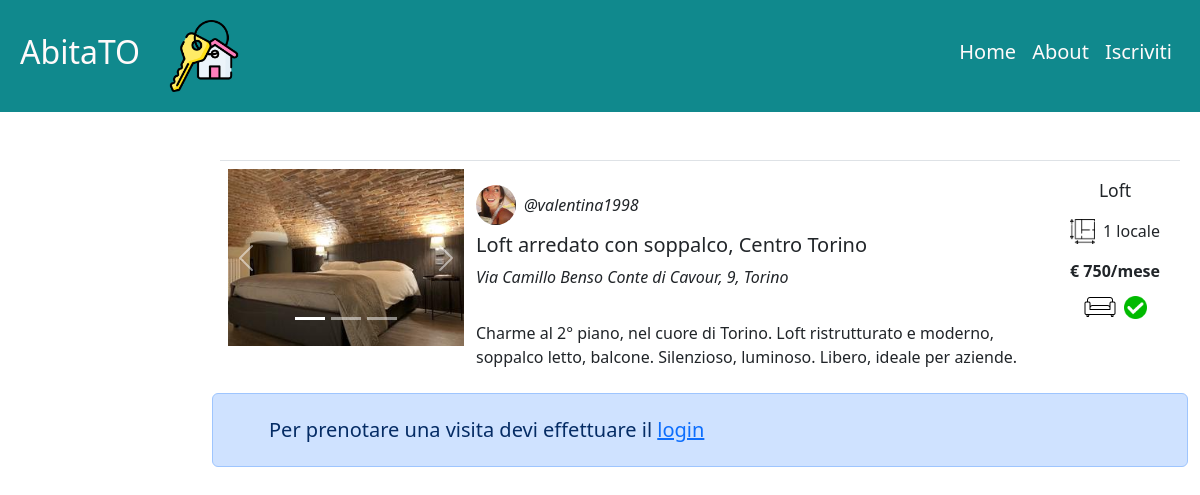
Page /annunci/5 on the committed database.
### tables this page shows
CREATE TABLE "foto" (
	"nome_file"	TEXT NOT NULL,
	"ID_annuncio"	INTEGER NOT NULL,
	PRIMARY KEY("nome_file"),
	FOREIGN KEY("ID_annuncio") REFERENCES "annunci"("ID_annuncio")
);

CREATE TABLE "utenti" (
	"Mail_utente"	TEXT NOT NULL UNIQUE,
	"Username"	TEXT NOT NULL UNIQUE,
	"Password"	TEXT NOT NULL,
	"Tipo"	INTEGER NOT NULL,
	"Img_prof"	TEXT,
	"User_id"	INTEGER NOT NULL,
	PRIMARY KEY("User_id" AUTOINCREMENT)
);

CREATE TABLE "annunci" (
	"ID_annuncio"	INTEGER NOT NULL,
	"Locali"	INTEGER NOT NULL,
	"Disponibile"	INTEGER NOT NULL,
	"Tipo_casa"	TEXT NOT NULL,
	"Titolo"	TEXT NOT NULL,
	"Arredo"	INTEGER NOT NULL,
	"Prezzo"	INTEGER NOT NULL,
	"Descrizione"	TEXT NOT NULL,
	"Indirizzo"	TEXT NOT NULL,
	"id_locatore"	INTEGER NOT NULL,
	PRIMARY KEY("ID_annuncio" AUTOINCREMENT),
	FOREIGN KEY("id_locatore") REFERENCES "utenti"("User_id")
);

### app.py (the view, shortened to what this page needs)
@app.route('/annunci/<int:ID_annuncio>')
def single_post(ID_annuncio):
    post_result = annunci_dao.get_post_by_ID(ID_annuncio)
    post=dict(post_result)
    photos_result=foto_dao.get_photos_by_PostID(ID_annuncio)
    photos_db = []
    for row in photos_result:
        photos_db.append(row['nome_file'])
    post['Photos']=photos_db
    post['ID_annuncio']=ID_annuncio
    today = datetime.now().date()
    start_date = today + timedelta(days=1)
    end_date = today + timedelta(days=7)
    return render_template('post.html', post=post, start_date=start_date, end_date=end_date)

### annunci_dao.py (called while the page is built)
def get_post_by_ID(ID_annuncio): #gets single post by ID
    conn = sqlite3.connect('db/db_affitti.db')
    conn.row_factory = sqlite3.Row
    cursor = conn.cursor()
    sql = 'SELECT * FROM annunci a, utenti u WHERE u.User_id=a.id_locatore AND a.ID_annuncio = ?'
    cursor.execute(sql, (ID_annuncio,))
    posts = cursor.fetchone()
    cursor.close()
    conn.close()
    return posts

### foto_dao.py (called while the page is built)
def get_photos_by_PostID(ID_post): #gets all the photos of a single post
    conn = sqlite3.connect('db/db_affitti.db')
    conn.row_factory = sqlite3.Row
    cursor = conn.cursor()
    sql = 'SELECT nome_file FROM foto WHERE ID_annuncio = ?'
    cursor.execute(sql,(ID_post,))
    photos = cursor.fetchall()
    cursor.close()
    conn.close()
    return photos

### templates/post.html (shortened to what this page needs)
{% extends "base.html" %}
{% block content %}
<div class="container-fluid mt-4">
  <div class="row justify-content-end">
    <main class="col-lg-10 col-md-12">
      <div class="row border-top p-2 mx-2">
        <div class="col-lg-3 col-md-6 col-sm-12 px-0">
              <div id="carouselExampleIndicators" class="carousel slide">
                <div class="carousel-indicators">
                  {%for photo in post.Photos%}
                  {%if loop.index==1%}
                  <button type="button" data-bs-target="#carouselExampleIndicators" data-bs-slide-to="{{loop.index-1}}" class="active" aria-current="true" aria-label="Slide {{loop.index}}"></button>
                  {%else%}
                  <button type="button" data-bs-target="#carouselExampleIndicators" data-bs-slide-to="{{loop.index-1}}" aria-label="Slide {{loop.index}}"></button>
                  {%endif%}
                  {%endfor%}
                </div>
                <div class="carousel-inner">
                  {%for photo in post.Photos%}
                  <div class="carousel-item {%if loop.index==1%} active{%endif%}">
                    <img src="{{ url_for('static', filename= photo ) }}" class="d-block w-100" alt="Questa è un immagine dell'annuncio">
                  </div>
                  {%endfor%}
                </div>
                <button class="carousel-control-prev" type="button" data-bs-target="#carouselExampleIndicators" data-bs-slide="prev">
                  <span class="carousel-control-prev-icon" aria-hidden="true"></span>
                </button>
                <button class="carousel-control-next" type="button" data-bs-target="#carouselExampleIndicators" data-bs-slide="next">
                  <span class="carousel-control-next-icon" aria-hidden="true"></span>
                </button>
              </div>
          </div>
        <div class="col-lg-9 col-md-6 col-sm-12">
          <section class="mt-2">
            <div class="d-flex flex-row justify-content-between">
              <div class="d-flex flex-column justify-content-start">
                  <div class="d-flex align-items-center">
                    <img class="usrimg rounded-circle" src="{{ url_for('static', filename=post.Img_prof) }}"
                    alt="Questa è l'immagine dell'utente {{ post.Username |e }}">
                    <p class="fs-6 fst-italic pb-0 mb-0 d-flex align-items-center">@{{post.Username |e}}</p>
                  </div>
                  <h5 class="mt-auto"><a class="link link-dark link-offset-2 link-underline-dark link-underline-opacity-0 link-underline-opacity-50-hover" aria-current="page"
                                href="{{url_for('single_post', ID_annuncio=post.ID_annuncio)}}">{{post.Titolo}}</a></h5>
                  <p class="fw-medium fst-italic pb-3">{{ post.Indirizzo |e }}</p>
                  <p>{{ post.Descrizione |e }}</p>
              </div>
              <div class="flex-shrink-0 d-flex flex-column justify-content-center ms-2 align-self-start" id="myPostRightAside">
                <p class="myTypeText d-flex justify-content-center">{{post.Tipo_casa}}</p>
                <div class="fs-6 d-flex justify-content-center">
                  <img class="myRoomsIcon me-2" src="{{ url_for('static', filename='rooms_icon.png') }}" alt="Numero di locali" title="Numbero di locali">
                  <p>{{post.Locali}}{% if post.Locali==5%}+{%endif%} local{% if post.Locali==1%}e{%else%}i{%endif%}</p>
                </div>
                <div class="d-flex flex-row justify-content-center align-items-center mb-2 fw-bold">
                  <p class="fs-6 pb-0 mb-0">€ {{post.Prezzo}}/mese </p>
                </div>
                <div class="fs-6 d-flex justify-content-center align-items-center">
                  <img class="myFurnitureIcon me-2" src="{{ url_for('static', filename='furniture_icon.png') }}" alt="Arredata" title="Arredata">
                  {% if post.Arredo==1%}
                  <img class="myCheckIcon" src="{{ url_for('static', filename='check.png') }}" alt="Arredata" title="Arredata">
                  {%else%}
                  <img class="myNotCheckIcon" src="{{ url_for('static', filename='not_check.png') }}" alt="Non Arredata" title="Non Arredata">
                  {%endif%}
                </div>
              </div>
            </div>
          </section>
          </div>
        </div>
          {% if current_user.is_authenticated%}
            {% if current_user.id!=post.id_locatore%}
            <div class="card">
              <div class="card-header pb-0 my_card_header">
                <h5 class="card-title">Prenota una visita</h5>
              </div>
              <div class="card-body my_card_body">
                <form action="/prenotazione/new" method="POST" enctype="multipart/form-data">
                  <div class="mb-3 form-group">
                    <label for="dateTextInput" class="form-label">Seleziona una data</label>
                    <input class="form-control" type="date" name="Data" id="dateTextInput" min="{{ start_date }}" max="{{ end_date }}" required>
                  </div>
                  <div class="mb-3 form-group">
                    <label for="time_slot" class="form-label">Seleziona una fascia oraria:</label>
                    <select class="form-select" id="time_slot" name="Ora" required>
                        {% for date in next_week.keys() %}
                            {% for time_slot in next_week[date] %}
                                <option value="{{ time_slot }}">{{ date.strftime('%d/%m/%Y') }} : {{ time_slot }}</option>
                            {% endfor %}
                        {% endfor %}
                    </select>
                  </div>
                    <div class="mb-3 form-group">
                      <label for="selezionaOpzioneTipo">Seleziona un tipo</label>
                      <select class="form-select" id="selezionaOpzioneTipo" name="Modalità" required>
                          <option value="0">Presenza</option>
                          <option value="1">Remoto</option>
                      </select>
                      </div>
                <button type="submit" class="btn btn-primary myFormButton">Richiedi</button>
                <input type="number" name="ID_annuncio" value="{{ post.ID_annuncio }}" hidden>
              </form>
              </div>
            </div>
            {%else%}
              <div>
                <h5 class="mt-2">Puoi visualizzare le prenotazioni per la visita sulla tua <a class="link-offset-2 link-underline link-underline-opacity-75 link-opacity-75-hover" aria-current="page"
                                            href="{{url_for('profile', username=current_user.username)}}">pagina personale</a></h5>
            {%endif%}
          {%else%}
            <div>
              <div class="alert alert-primary d-flex align-items-center" role="alert">
                <lord-icon src="https://cdn.lordicon.com/ygvjgdmk.json" trigger="hover" style="width:40px;height:40px">
                </lord-icon>
                <div>
                  <h5 class="mb-0">Per prenotare una visita devi effettuare il <a class="link" href="{{url_for('home')}}">login</a></h5>
                </div>
              </div>
            </div>
          {%endif%}
    </main>
  </div>
</div>
{% endblock %}

### static/style.css (style rules this page uses)
.usrimg { display: inline; height: 40px; vertical-align: middle; margin: 0.5rem 0.5rem 0.5rem 0rem; }
.myTypeText { font-size: 1.1rem; }
.myRoomsIcon { display: inline; height: 25px; vertical-align: middle; }
.myCheckIcon { display: inline; height: 23px; vertical-align: middle; }
#myPostRightAside { flex-shrink: 0; }

### rows in the picture
foto: nome_file (picture)
utenti: Img_prof+Username (picture), Username "valentina1998"
annunci: Titolo "Loft arredato con soppalco, Centro Torino", Indirizzo "Via Camillo Benso Conte di Cavour, 9, Torino", Descrizione "Charme al 2° piano, nel cuore di Torino. Loft ristrutturato e moderno, soppalco letto, balcone. Silenzioso, luminoso. Libero, ideale per aziende.", Tipo_casa "Loft", Locali "1", Prezzo "750"
